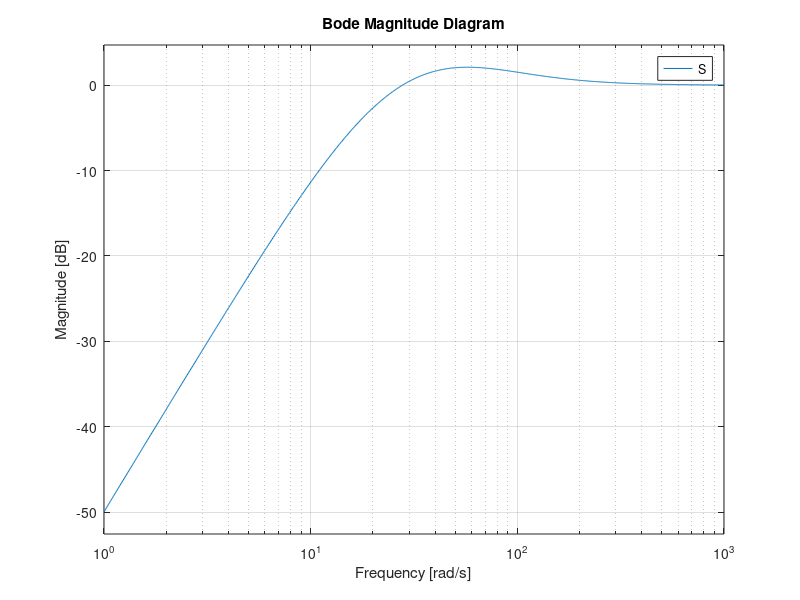

The MATLAB script that drew this image: (Note: this script raises an error after producing the figure.)
s = tf('s');
S = s^2*(s + 100)/(s^2*(s + 100) + 3140*(s + 10));
set(gcf,'color','w');
bodemag(S);
export_fig problem5c.pdf;
[Gm, Pm, Wcg, Wcp] = margin(S);

T = 3140*(s + 10)/(s^2*(s + 100) + 3140*(s + 10));
p = pole(T);
z = zero(T);
step(T);
export_fig problem5f.pdf;

T0 = 9420*(s^3 + 10.2357*s^2 + 11.69*s + 93.3333)/(s^5 + 100.707*s^4 + 9518.7*s^3 + 99220*s^2 + 110120*s + 879200);
p0 = pole(T0);
z0 = zero(T0);

dP = 2*s^2/(s^2 + 0.707*s + 28);
bodemag(1/T, dP);
export_fig problem5i.pdf;

T1 = (0.00314*s + 0.0000314)/(s^3 + 0.1*s^2 + 0.00314*s + 0.0000314);
p1 = pole(T1);
bodemag(1/T, dP, 1/T1);
export_fig problem5k.pdf;

step(T1);
export_fig problem5l.pdf;

T2 = (0.00942*s^3 + 0.0022294*s^2 + 0.0879222*s + 0.00008792)/(s^5 + 0.807*s^4 + 28.0801*s^3 + 2.80223*s^2 + 0.0879222*s + 0.00008792);
p2 = pole(T2);